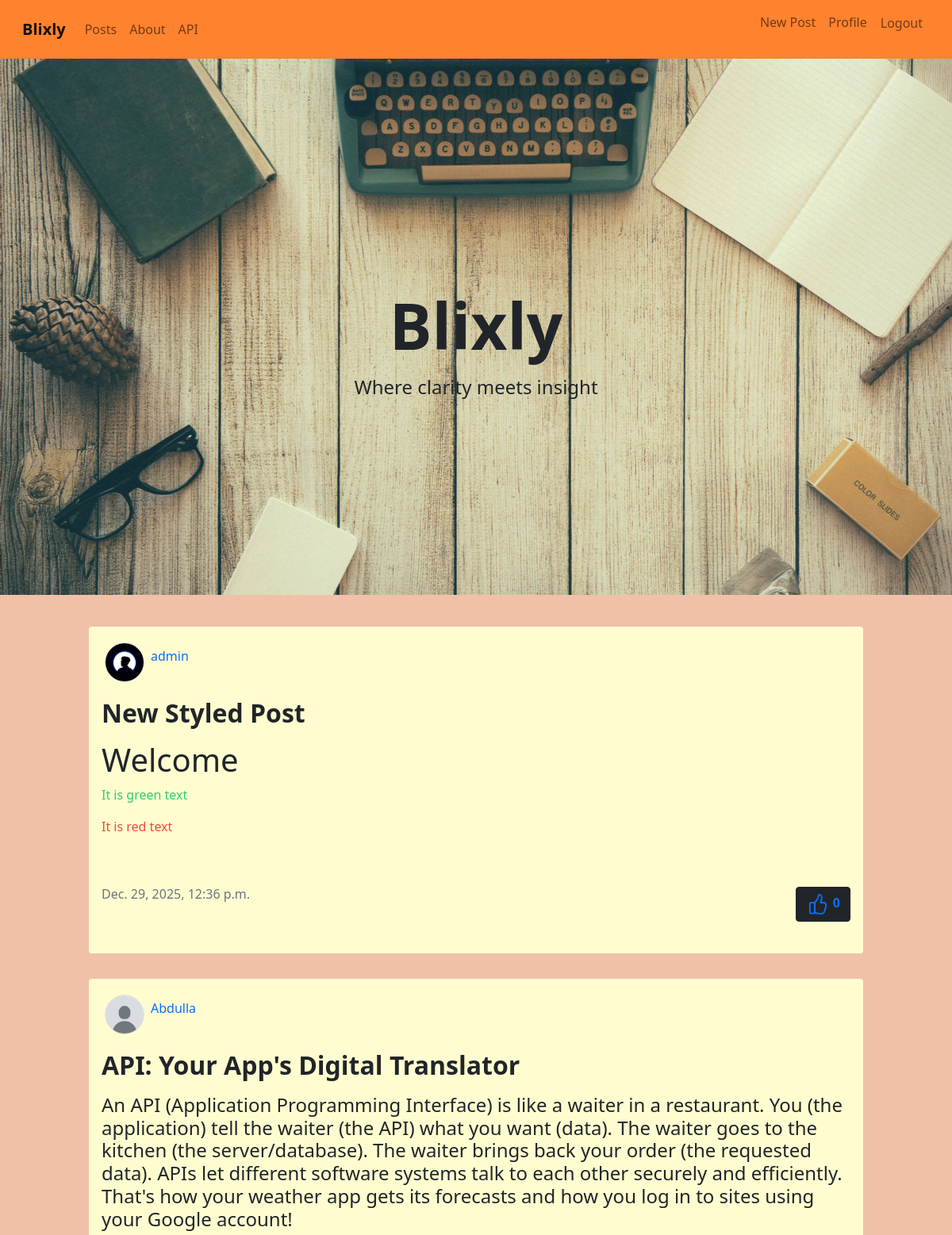
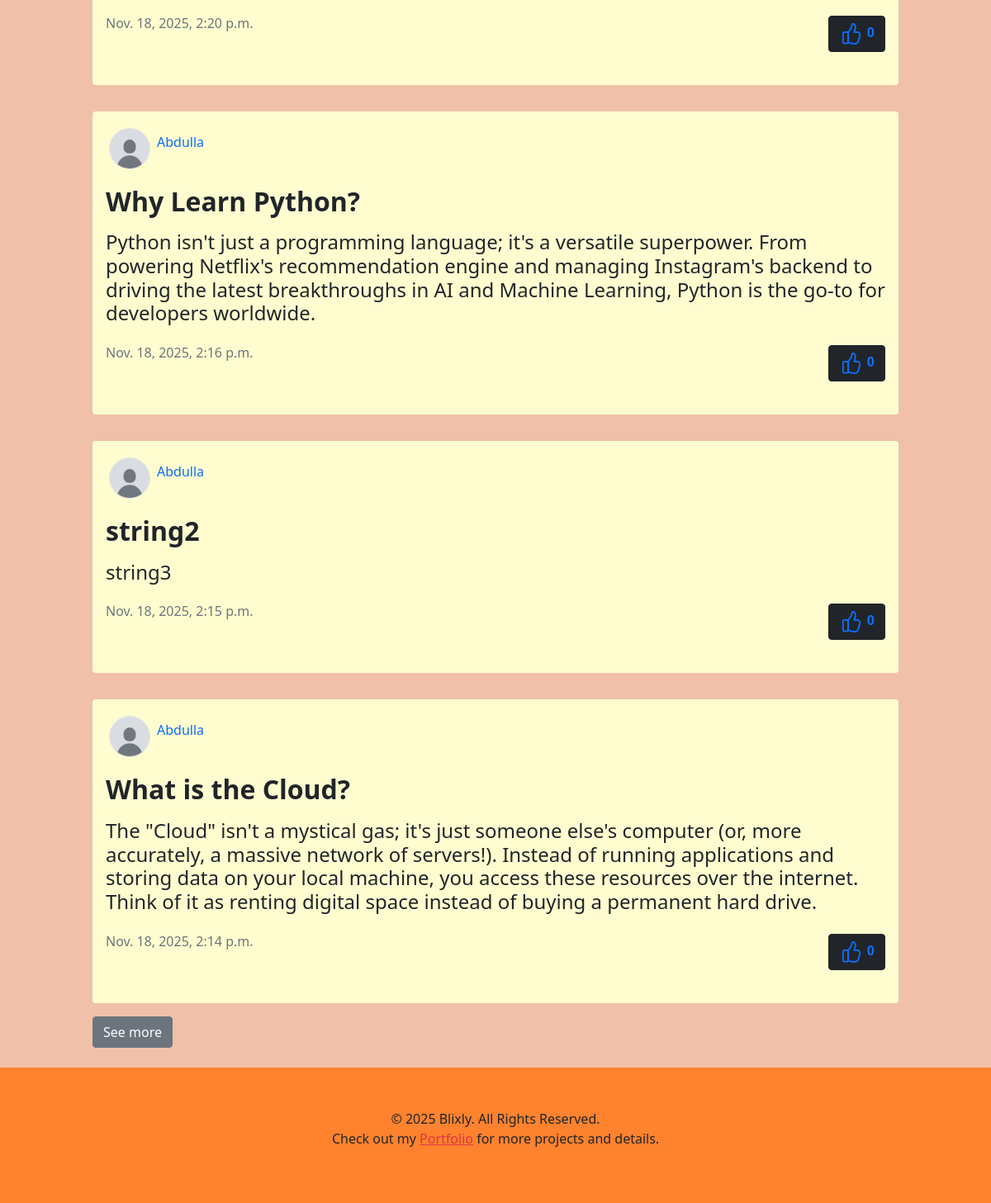
Page / (signed in) on the committed database (2 pictures, top to bottom).
### blog/models.py (models this page shows, shortened)
class Post(models.Model):
	title = models.CharField(max_length=100)
	content = RichTextField()
	author = models.ForeignKey(User, on_delete=models.CASCADE, null=True)
	date_posted = models.DateTimeField(auto_now_add=True)
	likes = models.ManyToManyField(User, related_name='likes', blank=True)
	def number_of_likes(self):
		return self.likes.count()

### users/models.py (models this page shows, shortened)
class Profile(models.Model):
	user = models.OneToOneField(User, on_delete=models.CASCADE)
	image = models.ImageField(default='default.jpg', upload_to='profie_pics')

### blog/views.py (the view)
# urls.py: path("", views.PostListView.as_view(), name='blog-home'),
class PostListView(ListView):
	model = Post
	template_name ='blog/index.html'
	context_object_name = 'posts'
	ordering = ['-date_posted']
	paginate_by = 5

### blog/templates/blog/index.html (shortened to what this page needs)
{% extends 'blog/base.html' %}
{% load static %}
{% block content %}
	<div class="bg-container">
		<div class="text-center fw-bold" style="padding-top: 350px; font-size: 5rem;">Blixly</div>
		<div class="text-center fs-4">Where clarity meets insight</div>
	</div>
	<div class="container-fluid my-4">
		{% for post in page_obj %}
			<div class="row">
				<div class="col"></div>
				<div class="col-10">
					<div class="my-3 p-3 rounded" style="background-color: #fffdd0; word-wrap: break-word; overflow-wrap: break-word;">
						<div class="d-flex flex-row mb-3">
							<div class="p-1">
								<img src="{{ post.author.profile.image.url }}" alt="image" class="border rounded-circle" style="width: 50px; height: 50px;">
							</div>
							<div class="p-1 mt-2">
								<a href="{% url 'author-posts' post.author.username %}" class="h6 text-decoration-none">{{ post.author }}</a>
							</div>
						</div>
						<a href="{% url 'post-detail' post.pk %}" class="text-decoration-none link-dark">
							<h2 class="fw-bold mb-3">{{ post.title }}</h2>
						</a>
						<h4>{{ post.content|safe }}</h4>
						<div class="mt-4 text-muted h6 d-flex flex-row">
							<div>{{ post.date_posted }}</div>
							<div class="ms-auto d-flex flex-row">
								<div class="flex-item">
									<form action="{% url 'post-like' post.pk %}" method="post">
										{% if user in post.likes.all %}
											<button type="submit" class="btn btn-dark">
												<img src="{% static 'images/like-fill.png' %}" style="width: 30px; height: 30px;">
												<span style="color: #0D6EFD; font-weight: bold;">
													{{ post.number_of_likes }}
												</span>
											</button>
										{% else %}
											<button type="submit" class="btn btn-dark">
												<img src="{% static 'images/like.png' %}" style="width: 30px; height: 30px;">
												<span style="color: #0D6EFD; font-weight: bold;">
													{{ post.number_of_likes }}
												</span>
											</button>
										{% endif %}
									</form>
								</div>
							</div>
						</div>
					</div>
				</div>
				<div class="col"></div>
			</div>
		{% endfor %}
			<div class="row">
				<div class="col"></div>
				<div class="col-10">
					<a href="{% url 'posts' %}" class="btn btn-secondary">See more</a>
				</div>
				<div class="col"></div>
			</div>
	</div>
{% endblock content %}

### static/style.css (style rules this page uses)
.bg-container { background-image: url('images/blog.jpg'); background-size: cover; background-repeat: no-repeat; background-position: center center; min-height: 750px; width: 100%; }

### rows in the picture
Post: author.profile.image (picture), author "admin", title "New Styled Post", content "Welcome It is green text It is red text", date_posted "Dec. 29, 2025, 12:36 p.m.", number_of_likes "0"
Post: author.profile.image (placeholder picture), author "Abdulla", title "API: Your App's Digital Translator", content "An API (Application Programming Interface) is like a waiter in a restaurant. You (the application) tell the waiter (the API) what you want (data). The waiter goes to the kitchen (the server/database). The waiter brings back your order (the requested data). APIs let different software systems talk to each other securely and efficiently. That's how your weather app gets its forecasts and how you log in to sites using your Google account!", date_posted "Nov. 18, 2025, 2:20 p.m.", number_of_likes "0"
Post: author.profile.image (placeholder picture), author "Abdulla", title "Why Learn Python?", content "Python isn't just a programming language; it's a versatile superpower. From powering Netflix's recommendation engine and managing Instagram's backend to driving the latest breakthroughs in AI and Machine Learning, Python is the go-to for developers worldwide.", date_posted "Nov. 18, 2025, 2:16 p.m.", number_of_likes "0"
Post: author.profile.image (placeholder picture), author "Abdulla", title "string2", content "string3", date_posted "Nov. 18, 2025, 2:15 p.m.", number_of_likes "0"
Post: author.profile.image (placeholder picture), author "Abdulla", title "What is the Cloud?", content "The \"Cloud\" isn't a mystical gas; it's just someone else's computer (or, more accurately, a massive network of servers!). Instead of running applications and storing data on your local machine, you access these resources over the internet. Think of it as renting digital space instead of buying a permanent hard drive.", date_posted "Nov. 18, 2025, 2:14 p.m.", number_of_likes "0"
